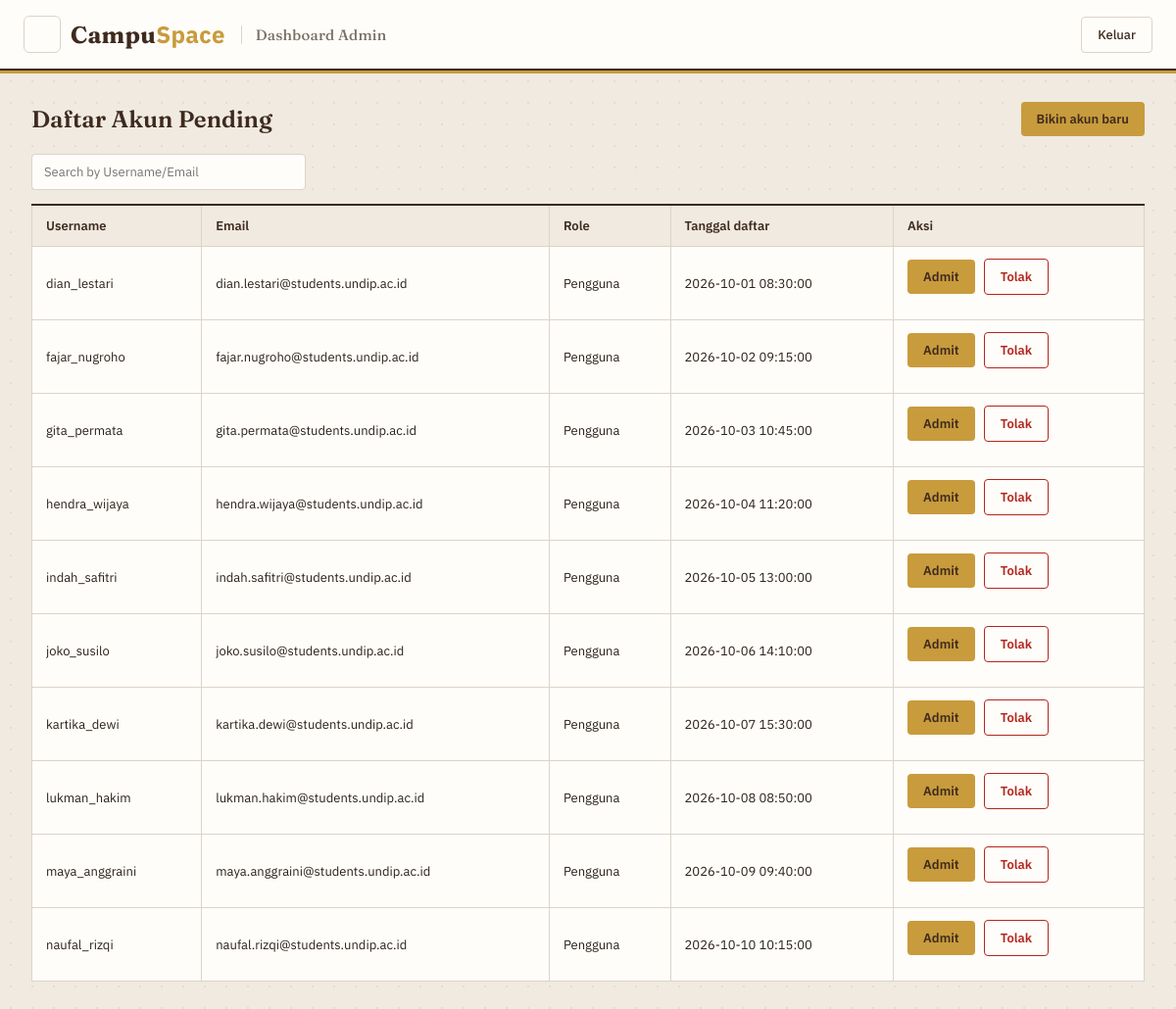
The page /views/admin/kelola_akun.php (signed in) on the database its author committed.
### tables this page shows
CREATE TABLE unverified_acc (
    unv_id CHAR(36) PRIMARY KEY DEFAULT (UUID()),
    unv_username VARCHAR(30) NOT NULL UNIQUE,
    unv_password VARCHAR(255) NOT NULL,
    unv_email VARCHAR(255) NOT NULL UNIQUE,
    unv_registered_at TIMESTAMP DEFAULT CURRENT_TIMESTAMP
);

### app/models/account_model.php (called while the page is built, shortened)
<?php
function getPendingAccounts($conn)
{
    $sql = "SELECT unv_id, unv_username, unv_password, unv_email, unv_registered_at
            FROM unverified_acc
            ORDER BY unv_registered_at ASC";
    $stmt = $conn->query($sql);
    return $stmt->fetchAll(PDO::FETCH_ASSOC);
}

### views/admin/kelola_akun.php (the view, shortened to what this page needs)
<?php
require_once __DIR__ . "/../../app/models/account_model.php";
$pending = getPendingAccounts($conn);
?>
<body id="admin_body">
    <div id="dashboard_header">
        <button id="header_logo" type="button" onclick="toggleSidebar()" aria-label="Buka atau tutup menu"><span></span><span></span><span></span></button>
        <span id="header_brand">Campu<em>Space</em></span>
        <span id="header_title">Dashboard Admin</span>
        <a href="../../app/controllers/logout_controller.php"><button id="logout_btn">Keluar</button></a>
    </div>
    <div id="dashboard_layout">
        <div id="main_content">
            <div id="content_top_bar">
                <h3>Daftar Akun Pending</h3>
                <a href="kelola_akun_baru.php"><button>Bikin akun baru</button></a>
            </div>
            <input type="text" placeholder="Search by Username/Email" oninput="filterTable(this, 'akun_table')">
            <table id="akun_table">
                <tr>
                    <th>Username</th>
                    <th>Email</th>
                    <th>Role</th>
                    <th>Tanggal daftar</th>
                    <th>Aksi</th>
                </tr>
                <?php if (empty($pending)): ?>
                <tr>
                    <td colspan="5">Tidak ada akun pending.</td>
                </tr>
                <?php else: ?>
                    <?php foreach ($pending as $acc): ?>
                    <tr>
                        <td><?= htmlspecialchars($acc['unv_username']) ?></td>
                        <td><?= htmlspecialchars($acc['unv_email']) ?></td>
                        <td>Pengguna</td>
                        <td><?= htmlspecialchars($acc['unv_registered_at']) ?></td>
                        <td>
                            <form class="admit_form" method="post" action="../../app/controllers/account_controller.php"
                                  onsubmit="return confirm('Yakin mau admit akun ini?');">
                                <button type="submit">Admit</button>
                            </form>
                            <form class="reject_form" method="post" action="../../app/controllers/account_controller.php"
                                  onsubmit="return confirm('Yakin mau tolak akun ini? Data pendaftaran akan dihapus permanen.');">
                                <button id="reject_btn" type="submit">Tolak</button>
                            </form>
                        </td>
                    </tr>
                    <?php endforeach; ?>
                <?php endif; ?>
            </table>
        </div>
    </div>
</body>
<link rel="stylesheet" href="../../public/css/admin/admin_style.css?v=<?= filemtime(__DIR__ . '/../../public/css/admin/admin_style.css') ?>">

### public/css/admin/admin_style.css (style rules this page uses)
* { font-family: 'IBM Plex Sans', Arial, sans-serif; }
h1, h2, h3, .card_value, #header_title, #header_brand { font-family: 'Fraunces', Georgia, serif; }
#admin_body { margin: 0; box-sizing: border-box; background-color: var(--paper); color: var(--text); min-height: 100vh; }
#dashboard_header { display: flex; align-items: center; gap: 10px; background-color: var(--surface); padding: 16px 24px; border-bottom: 2px solid var(--ink); }
#header_logo { display: flex; flex-direction: column; justify-content: center; gap: 4px; width: 38px; height: 38px; padding: 0 9px; background-color: transparent; border: 1px solid var(--border); border-radius: 6px; cursor: pointer; transition: background-color 0.15s, border-color 0.15s; }
#header_brand { font-family: 'Fraunces', Georgia, serif; }
#header_brand { font-size: 24px; font-weight: 700; color: var(--ink); letter-spacing: 0.3px; }
#header_brand em { font-style: normal; color: var(--gold); }
#header_title { flex: 1; font-weight: 500; font-style: normal; font-size: 15px; color: var(--text-muted); letter-spacing: 0.2px; margin-left: 6px; padding-left: 14px; border-left: 1px solid var(--border); }
#dashboard_layout { display: flex; }
#main_content { flex: 1; padding: 32px; box-sizing: border-box; }
#main_content h3 { font-size: 24px; font-weight: 600; color: var(--ink); margin: 0 0 16px; }
#content_top_bar { display: flex; justify-content: space-between; align-items: center; margin-bottom: 18px; }
#content_top_bar h3 { margin: 0; }
button { background-color: var(--gold); color: var(--ink); border: none; padding: 9px 16px; border-radius: 4px; cursor: pointer; font-size: 13px; font-weight: 600; transition: background-color 0.15s; }
#logout_btn { background-color: transparent; color: var(--ink); border: 1px solid var(--border); font-weight: 500; }
#delete_btn, #reject_btn { background-color: transparent; color: var(--danger); border: 1px solid var(--danger); }
.admit_form, .reject_form { display: inline-block; margin-right: 6px; }
input, select, textarea { border: 1px solid var(--border); border-radius: 4px; padding: 9px 12px; font-size: 13px; box-sizing: border-box; outline: none; background-color: var(--surface); transition: border-color 0.15s; }
input[type="text"], input[type="password"] { width: 280px; }
table { width: 100%; border-collapse: collapse; margin-top: 14px; background-color: var(--surface); border-top: 2px solid var(--ink); }
th, td { padding: 12px 14px; text-align: left; font-size: 13px; border: 1px solid var(--border); }
th { color: var(--ink); font-weight: 600; background-color: var(--paper); }
#main_content { background-image: radial-gradient(rgba(62, 42, 30, 0.07) 1px, transparent 1px); background-size: 22px 22px; }
#dashboard_header { box-shadow: 0 3px 0 var(--gold); position: relative; z-index: 2; }

### rows shown on the page
unverified_acc: unv_username "dian_lestari", unv_email "dian.lestari@students.undip.ac.id", unv_registered_at "2026-10-01 08:30:00"
unverified_acc: unv_username "fajar_nugroho", unv_email "fajar.nugroho@students.undip.ac.id", unv_registered_at "2026-10-02 09:15:00"
unverified_acc: unv_username "gita_permata", unv_email "gita.permata@students.undip.ac.id", unv_registered_at "2026-10-03 10:45:00"
unverified_acc: unv_username "hendra_wijaya", unv_email "hendra.wijaya@students.undip.ac.id", unv_registered_at "2026-10-04 11:20:00"
unverified_acc: unv_username "indah_safitri", unv_email "indah.safitri@students.undip.ac.id", unv_registered_at "2026-10-05 13:00:00"
unverified_acc: unv_username "joko_susilo", unv_email "joko.susilo@students.undip.ac.id", unv_registered_at "2026-10-06 14:10:00"
unverified_acc: unv_username "kartika_dewi", unv_email "kartika.dewi@students.undip.ac.id", unv_registered_at "2026-10-07 15:30:00"
unverified_acc: unv_username "lukman_hakim", unv_email "lukman.hakim@students.undip.ac.id", unv_registered_at "2026-10-08 08:50:00"
unverified_acc: unv_username "maya_anggraini", unv_email "maya.anggraini@students.undip.ac.id", unv_registered_at "2026-10-09 09:40:00"
unverified_acc: unv_username "naufal_rizqi", unv_email "naufal.rizqi@students.undip.ac.id", unv_registered_at "2026-10-10 10:15:00"
